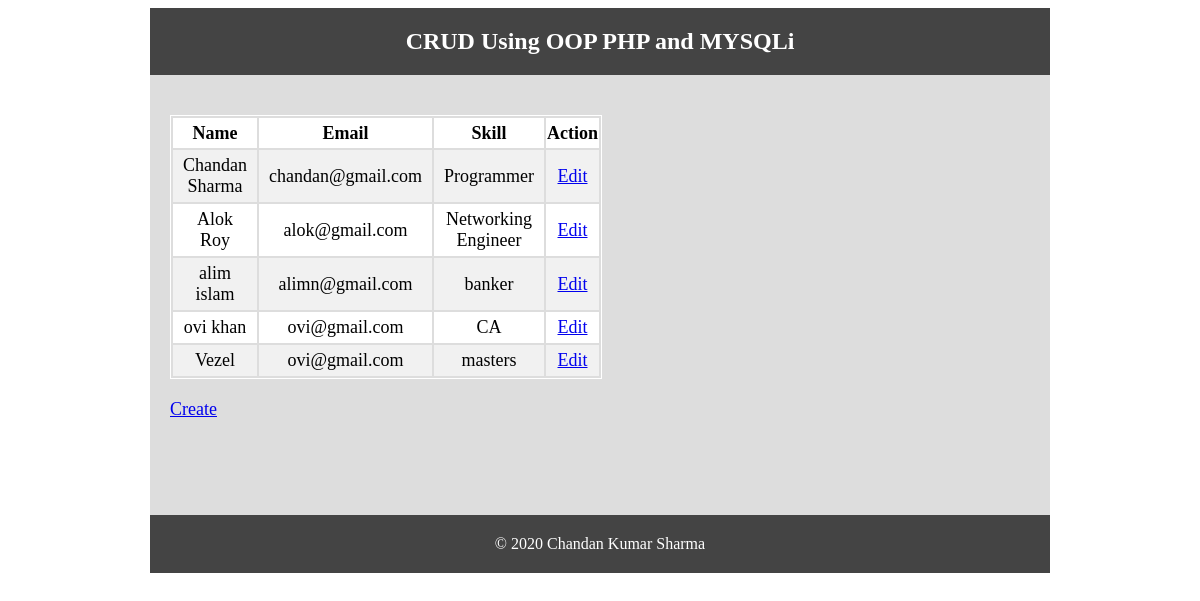
The page / on the database its author committed.
### tables this page shows
CREATE TABLE `tbl_user` (
  `id` int(50) NOT NULL,
  `name` varchar(255) NOT NULL,
  `email` varchar(50) NOT NULL,
  `skill` varchar(50) NOT NULL
);

### database.php (called while the page is built, shortened)
<?php
Class Database
{
	public $host = DB_HOST;
	public $user = DB_USER;
	public $pass = DB_PASS;
	public $dbname = DB_NAME;
	public $link;
	private function connectDB(){
		$this->link = new mysqli($this->host,$this->user,$this->pass,$this->dbname);
	}
	public function select($query)
	{
		$result = $this->link->query($query) or die($this->link->error.__LINE__);
		if($result->num_rows > 0){
			return $result;
		}
		else{
			return false;
		}
	}
}

### index.php (the view, shortened to what this page needs)
<?php include 'inc/header.php';
include 'database.php';
?>
<?php
	$db = new Database();
	$query = "SELECT * FROM tbl_user";
	$read  = $db->select($query);
?>
<table class="tblone">
	<tr>
		<th width="35%">Name</th>
		<th width="15%">Email</th>
		<th width="25%">Skill</th>
		<th width="25%">Action</th>
	</tr>
	<?php if($read) {?>
	<?php while ($row = $read->fetch_assoc()){ ?>
	<tr>
		<td><?php echo $row['name'] ?></td>
		<td><?php echo $row['email'] ?></td>
		<td><?php echo $row['skill'] ?></td>
		<td><a href="update.php?id=<?php echo $row['id'] ?>">Edit</a></td>
	</tr>
<?php } ?>
<?php } else { ?>
 <p>Data is not available</p>
<?php } ?>
</table>
<a href="create.php">Create</a>
<?php include 'inc/footer.php'; ?>

### inc/header.php (shortened to what this page needs)
<!doctype html>
<html>
<head>
</head>
<body>
<div class="phpcoding">
	<section class="headeroption">
		<h2><?php echo "CRUD Using OOP PHP and MYSQLi"; ?></h2>
	</section>
		<section class="maincontent">

### inc/footer.php
 </section>
<section class="footeroption">
	<p>&copy; <?php echo date("Y"); ?> Chandan Kumar Sharma</p>
	</section>
</div>
</body>
</html>

### rows shown on the page
tbl_user: name "Chandan Sharma", email "chandan@gmail.com", skill "Programmer"
tbl_user: name "Alok Roy", email "alok@gmail.com", skill "Networking Engineer"
tbl_user: name "alim islam", email "alimn@gmail.com", skill "banker"
tbl_user: name "ovi khan", email "ovi@gmail.com", skill "CA"
tbl_user: name "Vezel", email "ovi@gmail.com", skill "masters"
